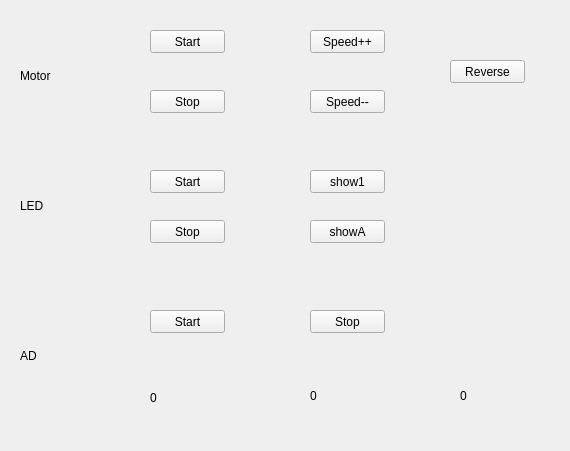
<?xml version="1.0" encoding="UTF-8"?>
<ui version="4.0">
 <class>Form</class>
 <widget class="QWidget" name="Form">
  <property name="geometry">
   <rect>
    <x>0</x>
    <y>0</y>
    <width>570</width>
    <height>451</height>
   </rect>
  </property>
  <property name="windowTitle">
   <string>Form</string>
  </property>
  <widget class="QLabel" name="Motor_lab">
   <property name="geometry">
    <rect>
     <x>20</x>
     <y>70</y>
     <width>54</width>
     <height>12</height>
    </rect>
   </property>
   <property name="text">
    <string>Motor</string>
   </property>
  </widget>
  <widget class="QPushButton" name="motor_start">
   <property name="geometry">
    <rect>
     <x>150</x>
     <y>30</y>
     <width>75</width>
     <height>23</height>
    </rect>
   </property>
   <property name="text">
    <string>Start</string>
   </property>
  </widget>
  <widget class="QPushButton" name="motor_stop">
   <property name="geometry">
    <rect>
     <x>150</x>
     <y>90</y>
     <width>75</width>
     <height>23</height>
    </rect>
   </property>
   <property name="text">
    <string>Stop</string>
   </property>
  </widget>
  <widget class="QPushButton" name="speedUp">
   <property name="geometry">
    <rect>
     <x>310</x>
     <y>30</y>
     <width>75</width>
     <height>23</height>
    </rect>
   </property>
   <property name="text">
    <string>Speed++</string>
   </property>
  </widget>
  <widget class="QPushButton" name="speedDown">
   <property name="geometry">
    <rect>
     <x>310</x>
     <y>90</y>
     <width>75</width>
     <height>23</height>
    </rect>
   </property>
   <property name="text">
    <string>Speed--</string>
   </property>
  </widget>
  <widget class="QPushButton" name="motor_reverse">
   <property name="geometry">
    <rect>
     <x>450</x>
     <y>60</y>
     <width>75</width>
     <height>23</height>
    </rect>
   </property>
   <property name="text">
    <string>Reverse</string>
   </property>
  </widget>
  <widget class="QLabel" name="LED_lab">
   <property name="geometry">
    <rect>
     <x>20</x>
     <y>200</y>
     <width>54</width>
     <height>12</height>
    </rect>
   </property>
   <property name="text">
    <string>LED</string>
   </property>
  </widget>
  <widget class="QLabel" name="AD_lab">
   <property name="geometry">
    <rect>
     <x>20</x>
     <y>350</y>
     <width>54</width>
     <height>12</height>
    </rect>
   </property>
   <property name="text">
    <string>AD</string>
   </property>
  </widget>
  <widget class="QPushButton" name="led_start">
   <property name="geometry">
    <rect>
     <x>150</x>
     <y>170</y>
     <width>75</width>
     <height>23</height>
    </rect>
   </property>
   <property name="text">
    <string>Start</string>
   </property>
  </widget>
  <widget class="QPushButton" name="led_release">
   <property name="geometry">
    <rect>
     <x>150</x>
     <y>220</y>
     <width>75</width>
     <height>23</height>
    </rect>
   </property>
   <property name="text">
    <string>Stop</string>
   </property>
  </widget>
  <widget class="QPushButton" name="show1">
   <property name="geometry">
    <rect>
     <x>310</x>
     <y>170</y>
     <width>75</width>
     <height>23</height>
    </rect>
   </property>
   <property name="text">
    <string>show1</string>
   </property>
  </widget>
  <widget class="QPushButton" name="showA">
   <property name="geometry">
    <rect>
     <x>310</x>
     <y>220</y>
     <width>75</width>
     <height>23</height>
    </rect>
   </property>
   <property name="text">
    <string>showA</string>
   </property>
  </widget>
  <widget class="QPushButton" name="ad_start">
   <property name="geometry">
    <rect>
     <x>150</x>
     <y>310</y>
     <width>75</width>
     <height>23</height>
    </rect>
   </property>
   <property name="text">
    <string>Start</string>
   </property>
  </widget>
  <widget class="QPushButton" name="ad_stop">
   <property name="geometry">
    <rect>
     <x>310</x>
     <y>310</y>
     <width>75</width>
     <height>23</height>
    </rect>
   </property>
   <property name="text">
    <string>Stop</string>
   </property>
  </widget>
  <widget class="QLabel" name="adpot0">
   <property name="geometry">
    <rect>
     <x>150</x>
     <y>390</y>
     <width>54</width>
     <height>16</height>
    </rect>
   </property>
   <property name="text">
    <string>0</string>
   </property>
  </widget>
  <widget class="QLabel" name="adpot1">
   <property name="geometry">
    <rect>
     <x>310</x>
     <y>390</y>
     <width>54</width>
     <height>12</height>
    </rect>
   </property>
   <property name="text">
    <string>0</string>
   </property>
  </widget>
  <widget class="QLabel" name="adpot2">
   <property name="geometry">
    <rect>
     <x>460</x>
     <y>390</y>
     <width>54</width>
     <height>12</height>
    </rect>
   </property>
   <property name="text">
    <string>0</string>
   </property>
  </widget>
 </widget>
 <resources/>
 <connections/>
</ui>
